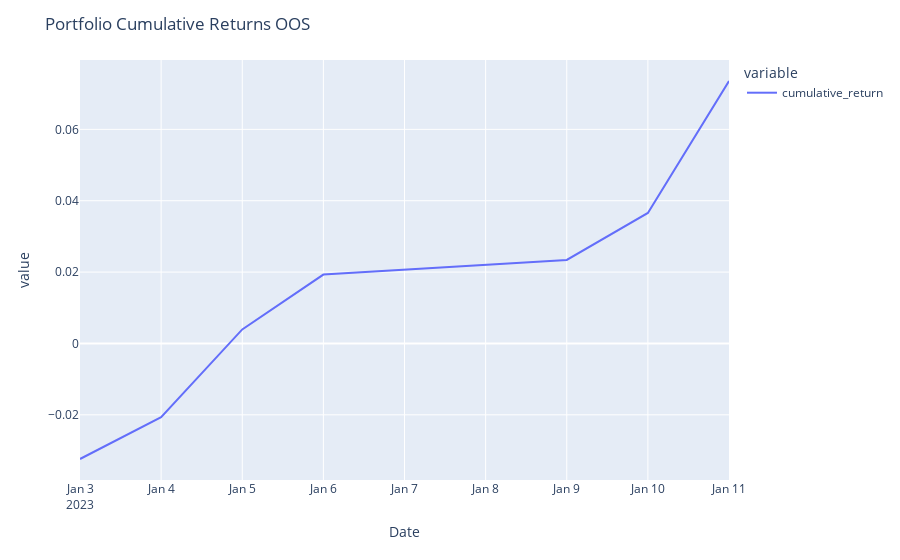

Notebook code cell kept with this figure:
### Code cell
fig = px.line(weighted_ret['cumulative_return'], facet_col_wrap=1)
fig.update_layout(
    title={
        'text': "Portfolio Cumulative Returns OOS"})
fig.update_yaxes(matches=None)
fig.show()

### Figure 1 — Plotly figure (JSON) as saved in the notebook; plotly's stock layout.template omitted (floating-point values rounded to 4 significant figures)
{"data": [{"hovertemplate": "variable=cumulative_return<br>Date=%{x}<br>value=%{y}<extra></extra>", "legendgroup": "cumulative_return", "line": {"color": "#636efa", "dash": "solid"}, "marker": {"symbol": "circle"}, "mode": "lines", "name": "cumulative_return", "orientation": "v", "showlegend": true, "type": "scatter", "x": ["2023-01-03T00:00:00", "2023-01-04T00:00:00", "2023-01-05T00:00:00", "2023-01-06T00:00:00", "2023-01-09T00:00:00", "2023-01-10T00:00:00", "2023-01-11T00:00:00"], "xaxis": "x", "y": [-0.03238, -0.02063, 0.00394, 0.01931, 0.02339, 0.03656, 0.07356], "yaxis": "y"}], "layout": {"legend": {"title": {"text": "variable"}, "tracegroupgap": 0}, "margin": {"t": 60}, "title": {"text": "Portfolio Cumulative Returns OOS"}, "xaxis": {"anchor": "y", "domain": [0, 1], "title": {"text": "Date"}}, "yaxis": {"anchor": "x", "domain": [0, 1], "title": {"text": "value"}}}}
